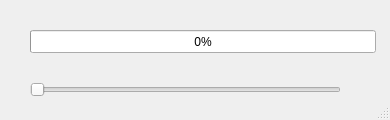
<?xml version="1.0" encoding="UTF-8"?>
<ui version="4.0">
 <class>MainWindow</class>
 <widget class="QMainWindow" name="MainWindow">
  <property name="enabled">
   <bool>true</bool>
  </property>
  <property name="geometry">
   <rect>
    <x>0</x>
    <y>0</y>
    <width>390</width>
    <height>120</height>
   </rect>
  </property>
  <property name="sizePolicy">
   <sizepolicy hsizetype="Fixed" vsizetype="Fixed">
    <horstretch>0</horstretch>
    <verstretch>0</verstretch>
   </sizepolicy>
  </property>
  <property name="minimumSize">
   <size>
    <width>390</width>
    <height>120</height>
   </size>
  </property>
  <property name="maximumSize">
   <size>
    <width>390</width>
    <height>120</height>
   </size>
  </property>
  <property name="windowTitle">
   <string>SlideProgress</string>
  </property>
  <property name="animated">
   <bool>true</bool>
  </property>
  <property name="dockOptions">
   <set>QMainWindow::AnimatedDocks</set>
  </property>
  <widget class="QWidget" name="centralWidget">
   <widget class="QSlider" name="horizontalSlider">
    <property name="geometry">
     <rect>
      <x>30</x>
      <y>80</y>
      <width>311</width>
      <height>19</height>
     </rect>
    </property>
    <property name="maximum">
     <number>100</number>
    </property>
    <property name="orientation">
     <enum>Qt::Horizontal</enum>
    </property>
   </widget>
   <widget class="QProgressBar" name="progressBar">
    <property name="geometry">
     <rect>
      <x>30</x>
      <y>30</y>
      <width>346</width>
      <height>23</height>
     </rect>
    </property>
    <property name="value">
     <number>0</number>
    </property>
    <property name="invertedAppearance">
     <bool>false</bool>
    </property>
   </widget>
  </widget>
  <widget class="QStatusBar" name="statusBar">
   <property name="enabled">
    <bool>true</bool>
   </property>
  </widget>
 </widget>
 <layoutdefault spacing="6" margin="11"/>
 <resources/>
 <connections/>
</ui>
